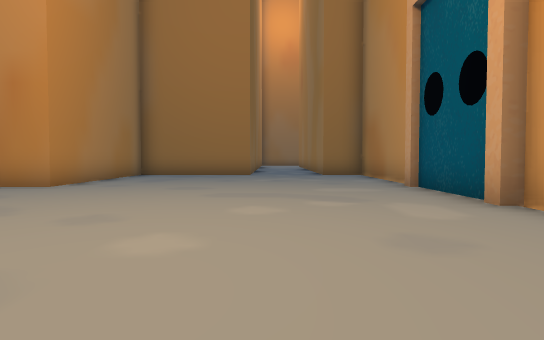
[1] (above)

18 first-person views from a walk through a scene from a Unity 3-D project. The camera is 1.2 m above the floor, tilts 2° down and sees 75° across. The floor is counted in squares, 2 m on a side. Each view is taken from the middle of a square. On the plan, view 1 faces up. The plan holds only what a view shows up to about 10 squares ahead; the rest is blank. The place goes on beyond the plan. The player is left out.

[2]
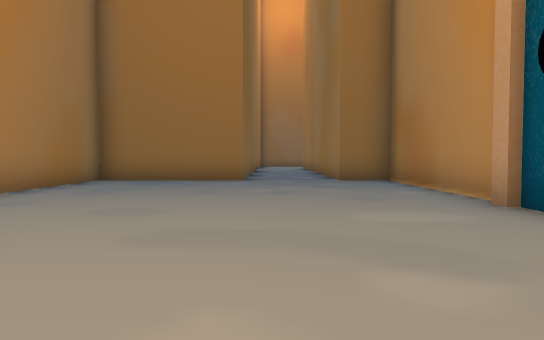

[3]
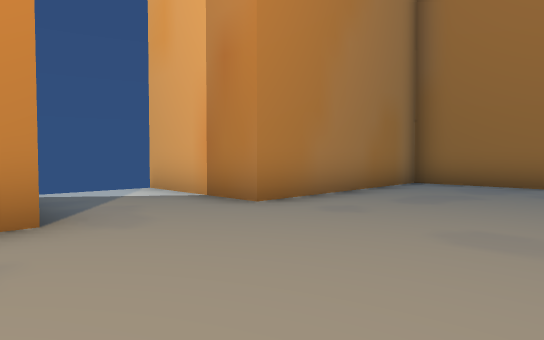

[4]
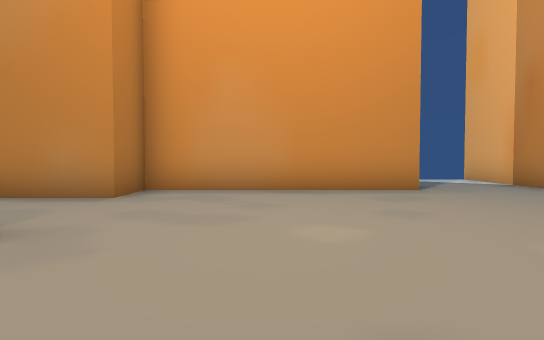

[5]
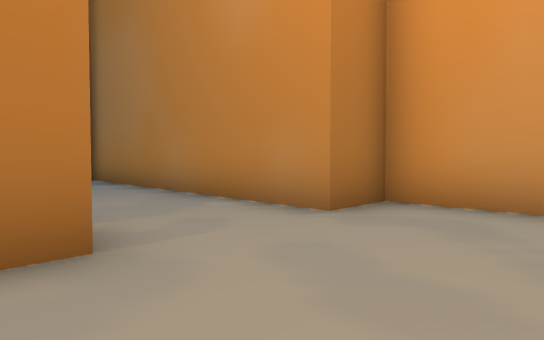

[6]
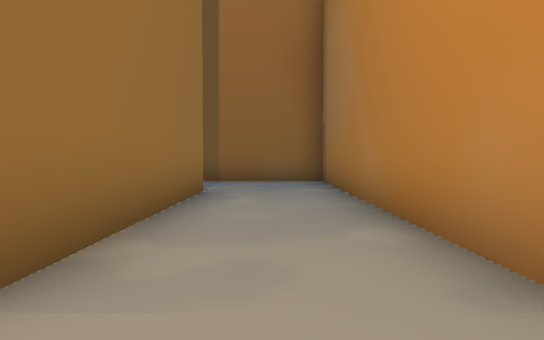

[7]
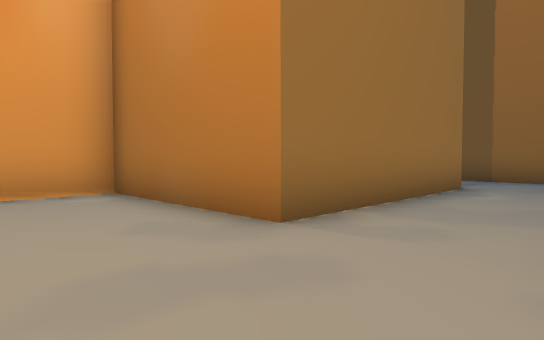

[8]
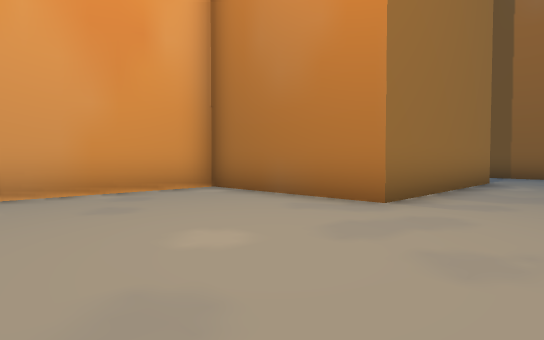

[9]
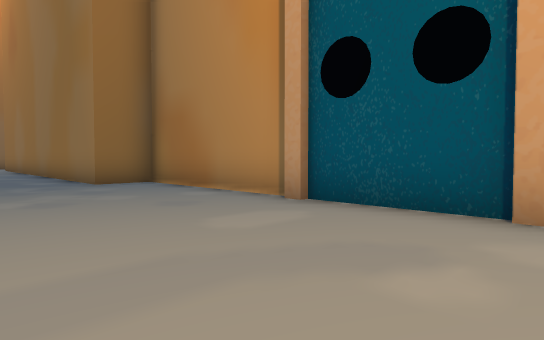

[10]
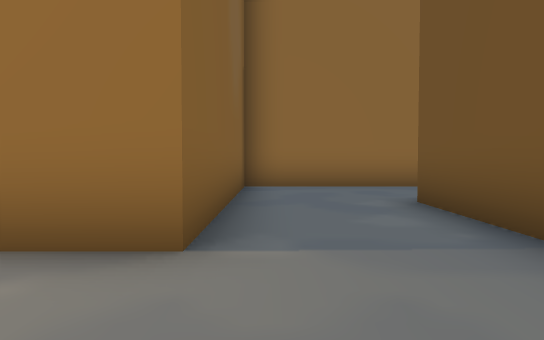

[11]
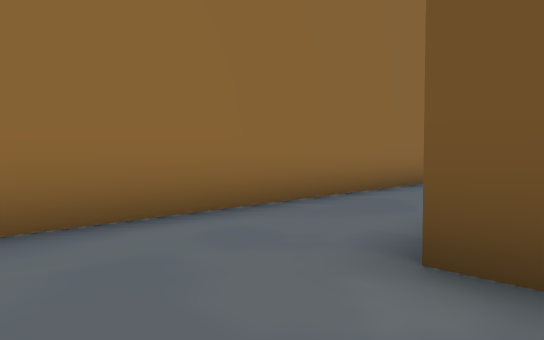

[12]
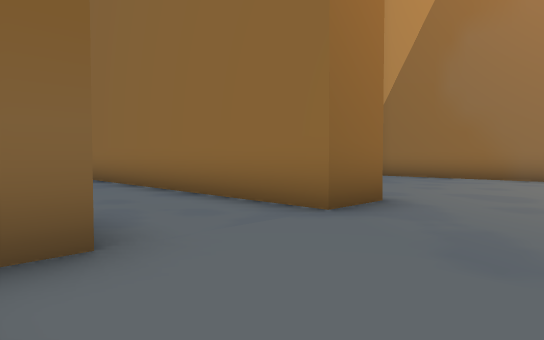

[13]
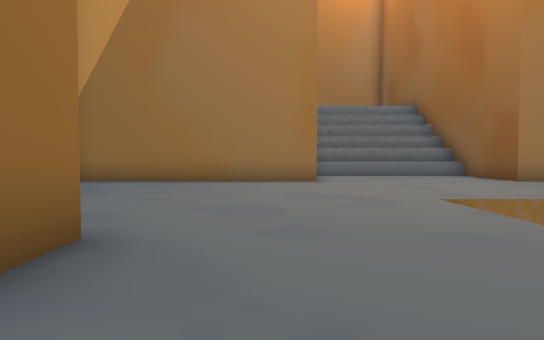

[14]
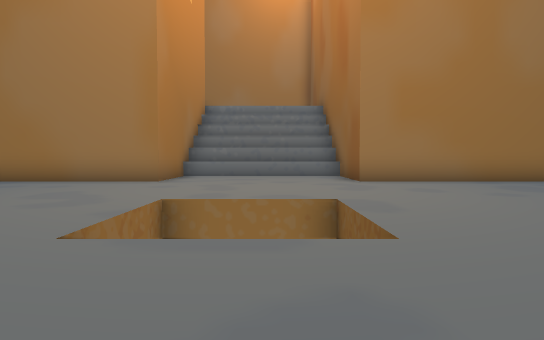

[15]
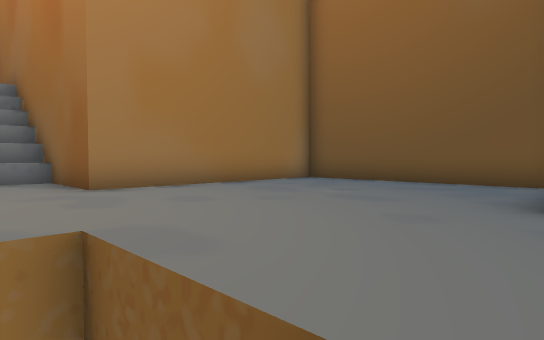

[16]
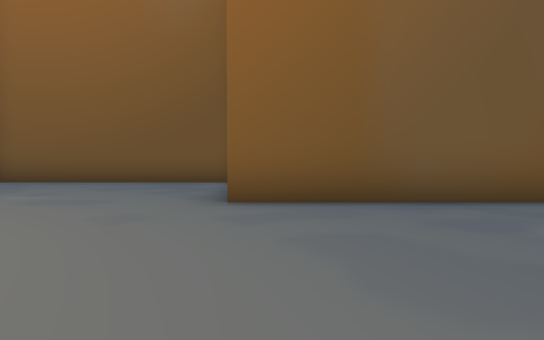

[17]
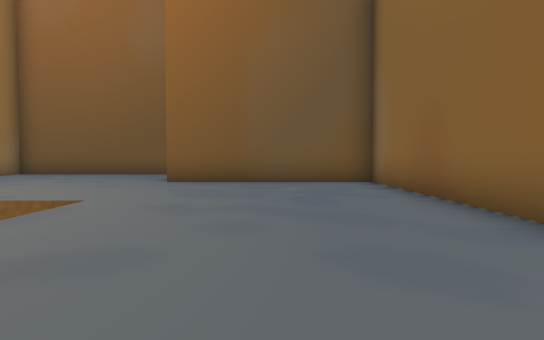

[18]
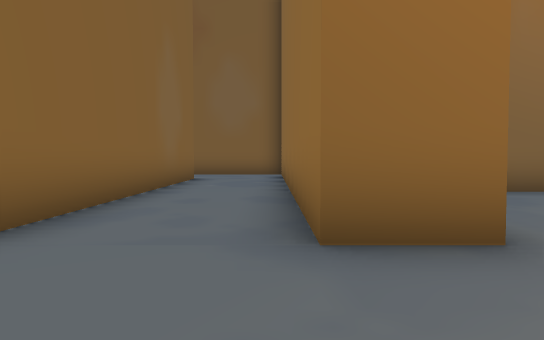

### Floor plan
Points are (right, up) in squares from view 1. A wall is a line through its corners. A room is listed if a view was taken in it or the views show most of it. See-through windows are left out.
Room 1 (views 1, 2, 3, 4, 5, 6, 7, 8, 9, 10)
walls: (-4.6, 4.8) (-4.6, -0.3) (-3.3, -0.3) (-3.3, -8) (-0.4, -8); (3, 4.8) (3, 7.4); (3, 7.8) (3, 12.3) (1.9, 12.3); (-3.9, 12.3) (-4.6, 12.3) (-4.6, 7.3) (-7.8, 7.3); (-0.8, -5.4) (-0.8, -0.3) (3, -0.4) (3, 4.4)
ways out: opening at (0.5, -6.5) to room 2
Room 2 (views 11, 12, 13, 14, 15, 16, 17, 18)
walls: (5.6, -15.6) (4.3, -15.6) (4.3, -5.4) (-0.8, -5.4); (1.9, -15.6) (1.2, -15.6); (13.1, -18.1) (11.9, -18.1) (11.9, -12.1); (0.5, -20.1) (0.5, -25.7) (5.6, -25.7); (8.9, -11.8) (8.1, -11.8); (11.9, -28.2) (11.9, -23.2) (15.2, -23.2) (15.2, -22.2); (6, -29.6) (11.6, -29.6); (-0.4, -8) (1.8, -8) (1.8, -15.2)
low walls: (14.5, -23.2) (14.5, -22.2)
ways out: opening at (0.5, -6.5) to room 1

Where each view was taken, in squares from view 1:
view 1: 0 up, 0 right, facing up
view 2: 3 up, 0 right, facing up
view 3: 4 up, 1 left, facing up-left
view 4: 2 up, 2 right, facing left
view 5: 2 up, 0 right, facing down-left
view 6: 1 up, 2 left, facing down
view 7: 2 up, 3 left, facing down-right
view 8: 4 up, 3 left, facing down-right
view 9: 4 up, 1 left, facing up-right
view 10: 6 down, 3 left, facing right
view 11: 6 down, 1 right, facing down-right
view 12: 18 down, 1 right, facing up-right
view 13: 17 down, 3 right, facing right
view 14: 21 down, 3 right, facing right
view 15: 21 down, 5 right, facing down-right
view 16: 21 down, 5 right, facing down
view 17: 17 down, 3 right, facing down
view 18: 18 down, 4 right, facing up
